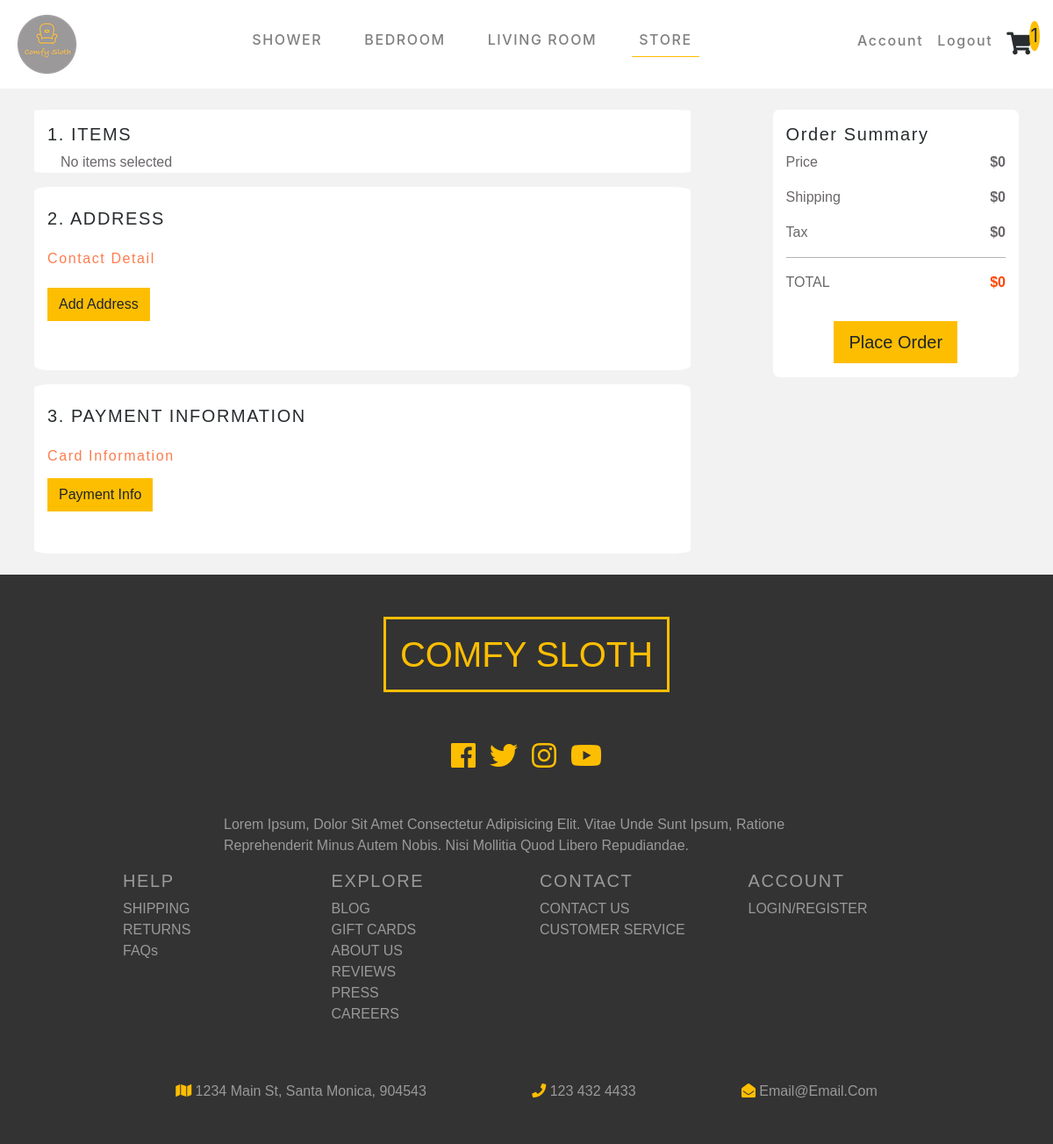
/checkout (signed in), run on an earlier commit of the app's database.
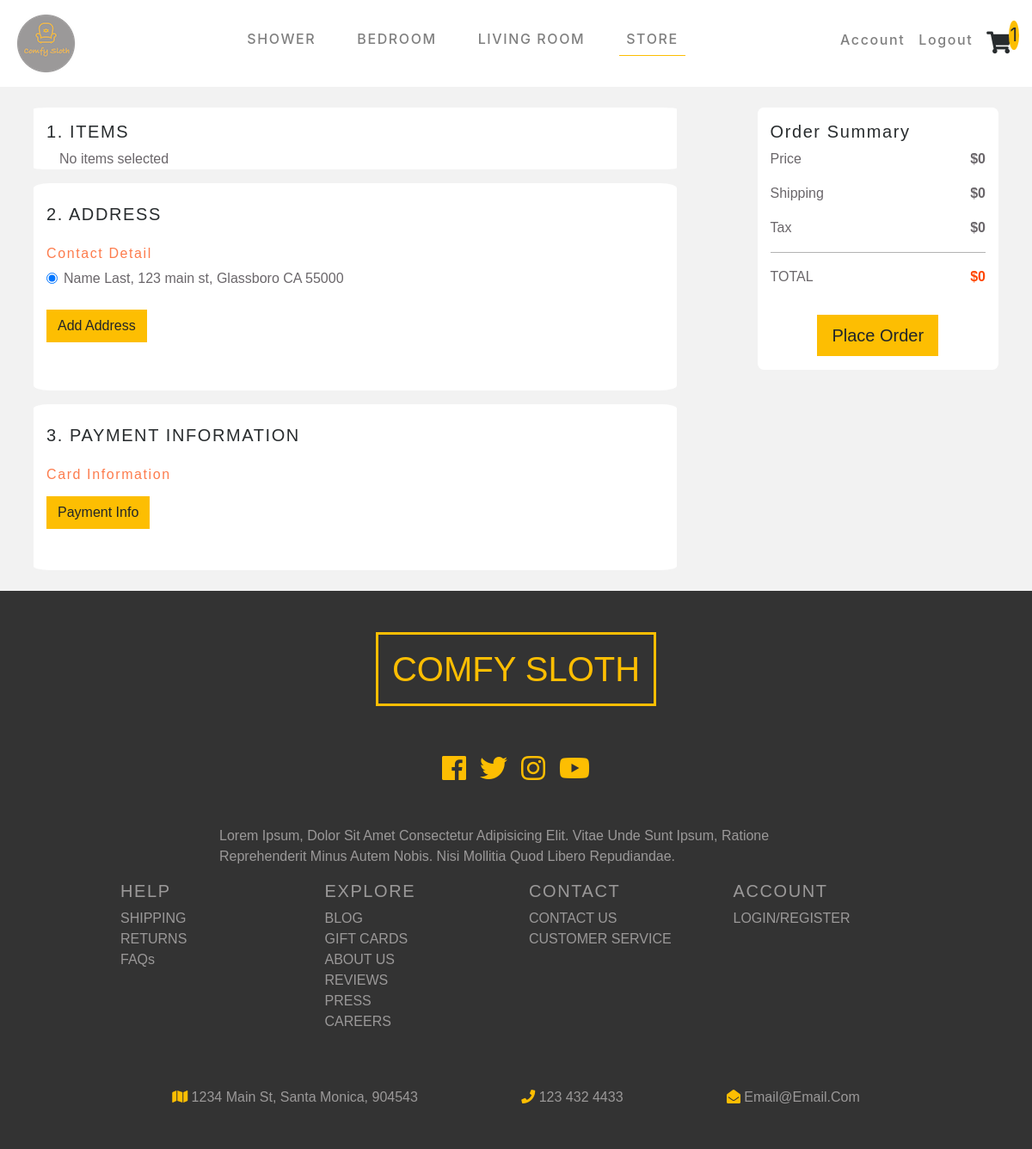
And on a later commit of the database.
### store/models.py (models this page shows)
class Address(models.Model):
    user = models.ForeignKey(User, on_delete=models.SET_NULL, null=True)
    first_name = models.CharField(max_length=200)
    last_name = models.CharField(max_length=200)
    address = models.CharField(max_length=200)
    city = models.CharField(max_length=200)
    state = models.CharField(max_length=200)
    zip = models.IntegerField(default='00000')

### login/views.py (the view)
# urls.py: path(r'checkout', views.checkout, name='checkout'),
def checkout(request):
    addOrders(request)
    if request.user.is_authenticated:
        address_info = Address.objects.all()
        user_address = address_info.filter(user=request.user)
        content = {'user_address': user_address}
        return render(request, 'login/checkout.html', content)
    else:
        return render(request, 'login/checkout.html')

### login/views.py (called while the page is built)
def addOrders(request):
    if request.user.is_authenticated and request.method == 'POST':
        order = Orders()
        order.user = request.user
        order.name = request.POST.get('name', 'default')
        order.address = request.POST.get('address', 'default')
        order.items = request.POST.get('items', 'default')
        order.save()
        order = Orders()

### login/templates/login/checkout.html (shortened to what this page needs)
{% extends 'base.html' %}
{% block content %}
{% load static %}
{% load  item_filter%}
<div class="fluid-container check-main">
    <div class="container p-4">
        <div class="row my-auto d-flex justify-content-between">
            <div class="col-md-8">
                <div class="row">
                    <div class="col-md-12 order-detail" id='itemsForm'>
                        <h5 class='text-capitalize mt-3'>1. ITEMS</h5>
                        <div class="col-md-12">
                            <ul class="list-group" id="item_list">
                            </ul>
                        </div>
                </div>
            </div>
            <div class="row mt-3 test2">
                <div class="col-md-12 order-detail">
                    <h5 class='my-4'>2. ADDRESS</h5>
                    <h6 class="checkLabel">Contact Detail</h6>
                    <div>
                        {% if user.is_authenticated %}
                        <ul class="saved-addresses">
                            {% for item in user_address %}
                            <li>
                                <div class="form-check">
                                    <input class="form-check-input" type="radio" name="address-radio" id="address"
                                        value="option1" checked>
                                    <label class="form-check-label" for="exampleRadios1">
                                        <ul class='userItems'>
                                            <li>{{ item.first_name }} {{ item.last_name }}, {{ item.address }}, {{ item.city }} {{ item.state }} {{ item.zip }}</li>
                                        </ul>
                                    </label>
                                </div>
                            </li>
                            {% endfor %}
                        </ul>
                        {% endif %}
                    </div>
                    <div class="btn btn-yellow my-2" id="add-address-btn">Add address</div>
                </div>
            </div>
        <div class="checkoutField">
            <div class="row mt-3" id='paymentForm'>
                <div class="col-md-12 order-detail">
                    <h5 class='my-4'>3. PAYMENT INFORMATION</h5>
                    <h6 class="checkLabel">Card Information</h6>
                    <div class="saved-cards b-3">
                        <div class="btn btn-yellow" id='addCardBtn'>Payment Info</div>
                    </div>
                </div>
            </div>
        </div>
            </div>
            <div class="col-md-3 order-detail order">
                <h5 class='text-capitalize mt-3'>order summary</h5>
                <ul>
                    <li>Price</li>
                    <li></li><b id='items-price'>$0</b></li>
                </ul>
                <ul>
                    <li>Shipping</li>
                    <li><b id='shipping'>$0</b></li>
                </ul>
                <ul>
                    <li>Tax</li>
                    <li><b id='tax'>$0</b></li>
                </ul>
                <hr>
                <ul>
                    <li>TOTAL</li>
                    <li><b class="text-orange" id='totalPrice'>$0</b></li>
                </ul>
                <form method="POST" action="{% url 'checkout' %}" id='orders-form' class='d-flex justify-content-center'>
                    <div class="btn btn-yellow btn-lg m-3" id='submit-order' type='submit'>Place Order</div>
                </form>
           </div>
        </div>
    </div>
</div>
{% endblock %}

What changed in the data, as far as the page shows it:
added Address: first_name "Name", last_name "Last", address "123 main st", city "Glassboro", state "CA", zip "55000"
